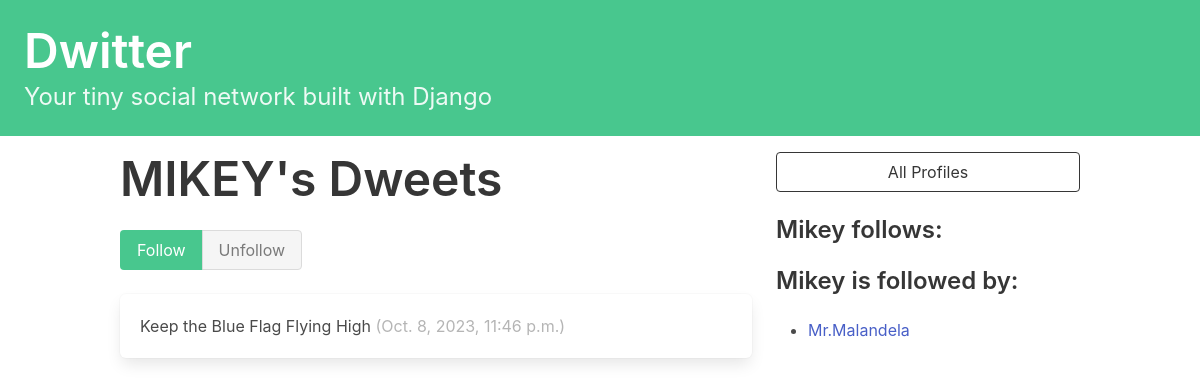
/profile/1 (signed in), run on the app's committed database.
### dwitter/models.py (models this page shows, shortened)
class Profile(models.Model):
    user = models.OneToOneField(User, on_delete=models.CASCADE)
    follows = models.ManyToManyField(
        "self",
        related_name="followed_by",
        symmetrical=False,
        blank=True
    )
    def __str__(self):
        return self.user.username

class Dweet(models.Model):
    user = models.ForeignKey(User,
                             related_name="dweets",
                             on_delete=models.DO_NOTHING)
    body = models.CharField(max_length=140)
    created_at = models.DateTimeField(auto_now_add=True)

### dwitter/views.py (the view, shortened to what this page needs)
# urls.py: path("profile/<int:pk>", profile, name="profile"),
@login_required
def profile(request, pk):
    profile = Profile.objects.get(pk=pk)
    return render(request, "dwitter/profile.html", {"profile": profile})

### dwitter/templates/dwitter/profile.html (shortened to what this page needs)
{% extends 'base.html' %}
{% block content %}
<div class="column">
    <div class="block">
    <h1 class="title is-1">
        {{profile.user.username|upper}}'s Dweets
    </h1>
    <form method="post">
        <div class="buttons has-addons">
        {% if profile in user.profile.follows.all %}
            <button class="button is-success is-static">Follow</button>
            <button class="button is-danger" name="follow" value="unfollow">
                Unfollow
            </button>
        {% else %}
            <button class="button is-success" name="follow" value="follow">
                Follow
            </button>
            <button class="button is-danger is-static">Unfollow</button>
        {% endif %}
        </div>
    </form>
    </div>
    <div class="content">
        {% for dweet in profile.user.dweets.all %}
            <div class="box">
                {{ dweet.body }}
                <span class="is-small has-text-grey-light">
                    ({{ dweet.created_at }})
                </span>
            </div>
        {% endfor %}
    </div>
</div>
<div class="column is-one-third">
    <div class="block">
        <a href="{% url 'dwitter:profile_list' %}">
            <button class="button is-dark is-outlined is-fullwidth">
                All Profiles
            </button>
        </a>
    </div>
    <div class="block">
        <h3 class="title is-4">
            {{profile.user.username}} follows:
        </h3>
    </div>
    <div class="block">
        <h3 class="title is-4">
            {{profile.user.username}} is followed by:
        </h3>
        <div class="content">
            <ul>
            {% for follower in profile.followed_by.all %}
                <li>
                    <a href="{% url 'dwitter:profile' follower.id %}">
                        {{ follower }}
                    </a>
                </li>
            {% endfor %}
            </ul>
        </div>
    </div>
</div>
{% endblock content %}

### data on the page
Profile: user.username "MIKEY", user.username "Mikey"
Dweet: body "Keep the Blue Flag Flying High", created_at "Oct. 8, 2023, 11:46 p.m."
Profile: user.username "Mr.Malandela"
